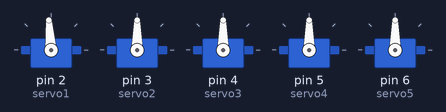
This sketch was run on a simulated Arduino Uno, built with avr-gcc and run on an emulated ATmega328P. On the bench: 5 × servo.

Above: at 0.1 s.
At 0.8 s:
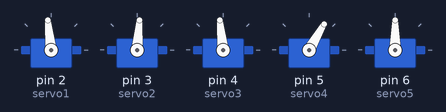
Timing chart, 0 to 2.3 s (numbered marks = the images above):
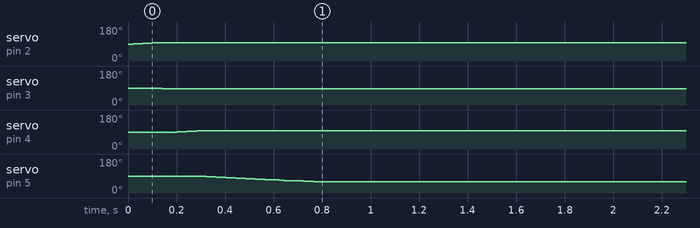

The sketch:

ArduinServer.ino
```cpp
#include <VarSpeedServo.h>

VarSpeedServo servo1;
VarSpeedServo servo2;
VarSpeedServo servo3;
VarSpeedServo servo4;
VarSpeedServo servo5;

// Degiskenlerimiz
int userInput[3];    // raw input from serial buffer, 3 bytes
int startbyte;       // start byte, begin reading input
int servo;           // which servo to pulse?
int pozisyon;             // servo angle 0-180

//Komut Arrayalari
int veri[] = {190, 473, 55, 290, 4110, 274, 5135, 4142, 2125, 482, 2170, 1161, 295, 4118, 270, 55, 2170, 448, 190, 5135};
int al[] = {5135, 190, 448, 2170, 55, 270, 4118, 295, 1161, 2170, 482, 2125, 4142, 5135, 274, 4110, 290, 55, 473, 190};
int dik_dur[] = {196, 285, 396, 460, 500, 590};
int l_konum[] = {195, 2170, 476, 3180, 560};

void setup()
{
  servo1.attach(2);
  servo2.attach(3);
  servo3.attach(4);
  servo4.attach(5);
  servo5.attach(6);
  islem(dik_dur, sizeof(dik_dur));
  Serial.begin(9600);

}

//Burada Serial Port'dan gelen verilere göre islem yapiliyor
void loop()
{
  Serial.flush();
  // Wait for serial input (min 3 bytes in buffer)
  if (Serial.available() > 2) {
    // Read the first byte
    startbyte = Serial.read();
    //Serial.print(startbyte);
    // If it's really the startbyte (ASCII 35 -> #)
    if (startbyte == 35) {
      // ... then get the next two bytes
      for (int i = 0; i < 2; i++) {
        userInput[i] = Serial.read();
      }
      // First byte = servo to move?
      servo = userInput[0];
      // Second byte = which pozisyonition?
      pozisyon = userInput[1];

      // Packet error checking and recovery
      if (pozisyon == 255) {
        servo = 255;
      }

      // Assign new pozisyonition to appropriate servo
      switch (servo) {
        case 1:
          servo1.write(pozisyon, 40, true);  // move servo1 to 'pozisyon'
          break;
        case 2:
          servo2.write(pozisyon, 40, true);
          break;
        case 3:
          servo3.write(pozisyon, 40, true);
          break;
        case 4:
          servo4.write(pozisyon, 40, true);
          break;
        case 5:
          servo5.write(pozisyon); // Gripper hizli olmasi gerek
          break;
        case 6:  //Objeyi al getir funktionu icin
          islem(veri, sizeof(veri));
          break;
        case 7:  //Standart Pozition al funktionu
          islem(al, sizeof(al));
          break;
        case 8:  //Dikdur Pozition al funksiyonu
          islem(dik_dur, sizeof(dik_dur));
          break;
        case 9:  //L Pozition al funksiyonu
          islem(l_konum, sizeof(l_konum));
          break;
      }
    }
  }

}

void islem(int komut[], int deger)    //Burdaki funktionun paremetresi bir int array
{
  String konum;
  String gelen_veri;
  String servonumm;

  for (int i = 0; i < deger / 2; i++)
  {
    gelen_veri = String(komut[i]);                         //Gelen veriyi string islemler yapabilmek icin stringe cevirioyruz
    servonumm = gelen_veri.substring(0, 1);                //Ilk karekteri aliyoruz
    konum = gelen_veri.substring(1, 4);                    //Ilk karekterden sonraki karekterleri aliyoruz
    yap(servonumm, konum.toInt());                         //konum degiskeninini tekrar int'e ceviriyoruz
  }

}

int yap(String servo_nummer, int pozisyon)
{
  //Serial.print(servo_nummer + " - " + pozisyon);
  //Serial.println();
  switch (servo_nummer.toInt()) {
    case 1:
      servo1.write(pozisyon, 40, true);
      break;
    case 2:
      servo2.write(pozisyon, 40, true);
      break;
    case 3:
      servo3.write(pozisyon, 40, true);
      break;
    case 4:
      servo4.write(pozisyon, 40, true);
      break;
    case 5:
      servo5.write(pozisyon);
      break;

  }
}
```
